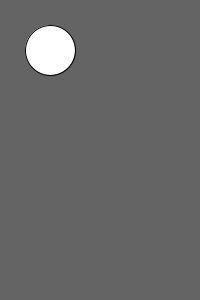
Frame 1 (no input)
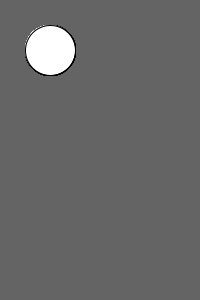
Frame 60 (the mouse pressed at the canvas centre just before this capture)
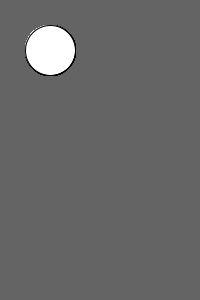
Frame 120 (the mouse held since frame 60 and released just before this capture)

The Processing sketch that drew these frames (run headless with seeded random() and noise(); from frame 60 on, the mouse is pressed at the canvas centre):

// Processing sketch: D2Ex2_pde
// ── D2Ex2_pde.pde
float x;
float y;

void setup(){
  x = 50;
  y = 50;
  size(200,300);
  background(100,100,100);
}

void draw(){
  ellipse(x,y,50,50);
  rect(width/2, height,130,20);
}

  
  
